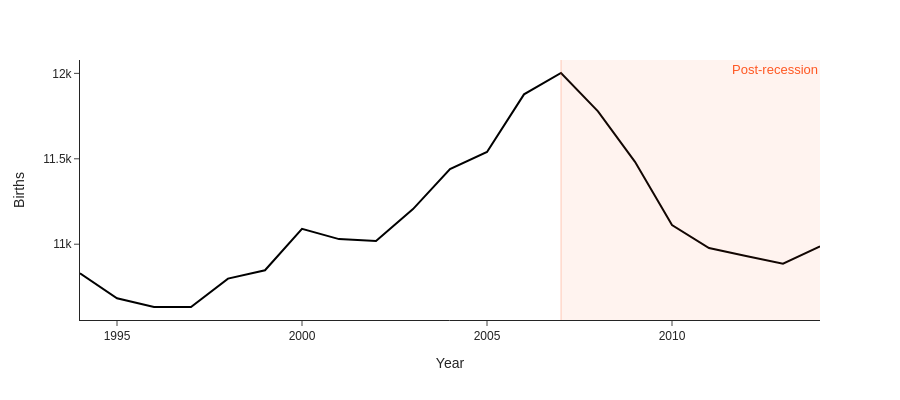

Here is the notebook cell this chart was saved with:
### Code cell
import plotly.express as px


fig = px.line(
    df_by_year,
    x='year',
    y='births',
    template='simple_white',
    labels={
        'births': 'Births',
        'year': 'Year',
    },
    height=400,
    color_discrete_sequence=['black']
)

fig.update_layout(
    font_family='Helvetica, Inter, Arial, sans-serif',
)

fig.add_vrect(
    x0=2007,
    x1=2014, 
    annotation_text="Post-recession",
    annotation_position="top right",
    annotation=dict(
        font_color='#FF5722',
        font_size=13
    ),
    fillcolor="#FF5722",
    opacity=0.07,
    line_width=0
)
fig.add_vline(x=2007, line_width=1, line_dash="solid", line_color="#FF5722")

fig.show()

### Figure 1 — Plotly figure (JSON) as saved in the notebook; plotly's stock layout.template omitted (floating-point values rounded to 4 significant figures)
{"data": [{"hovertemplate": "Year=%{x}<br>Births=%{y}<extra></extra>", "legendgroup": "", "line": {"color": "black", "dash": "solid"}, "marker": {"symbol": "circle"}, "mode": "lines", "name": "", "orientation": "v", "showlegend": false, "type": "scatter", "x": [1994, 1995, 1996, 1997, 1998, 1999, 2000, 2001, 2002, 2003, 2004, 2005, 2006, 2007, 2008, 2009, 2010, 2011, 2012, 2013, 2014], "xaxis": "x", "y": [10830.0, 10680.0, 10630.0, 10630.0, 10800.0, 10850.0, 11090.0, 11030.0, 11020.0, 11210.0, 11440.0, 11540.0, 11880.0, 12000.0, 11780.0, 11480.0, 11110.0, 10980.0, 10930.0, 10890.0, 10990.0], "yaxis": "y"}], "layout": {"annotations": [{"font": {"color": "#FF5722", "size": 13}, "showarrow": false, "text": "Post-recession", "x": 2014, "xanchor": "right", "xref": "x", "y": 1, "yanchor": "top", "yref": "y domain"}], "font": {"family": "Helvetica, Inter, Arial, sans-serif"}, "height": 400, "legend": {"tracegroupgap": 0}, "margin": {"t": 60}, "shapes": [{"fillcolor": "#FF5722", "line": {"width": 0}, "opacity": 0.07, "type": "rect", "x0": 2007, "x1": 2014, "xref": "x", "y0": 0, "y1": 1, "yref": "y domain"}, {"line": {"color": "#FF5722", "dash": "solid", "width": 1}, "type": "line", "x0": 2007, "x1": 2007, "xref": "x", "y0": 0, "y1": 1, "yref": "y domain"}], "xaxis": {"anchor": "y", "domain": [0.0, 1.0], "title": {"text": "Year"}}, "yaxis": {"anchor": "x", "domain": [0.0, 1.0], "title": {"text": "Births"}}}}
